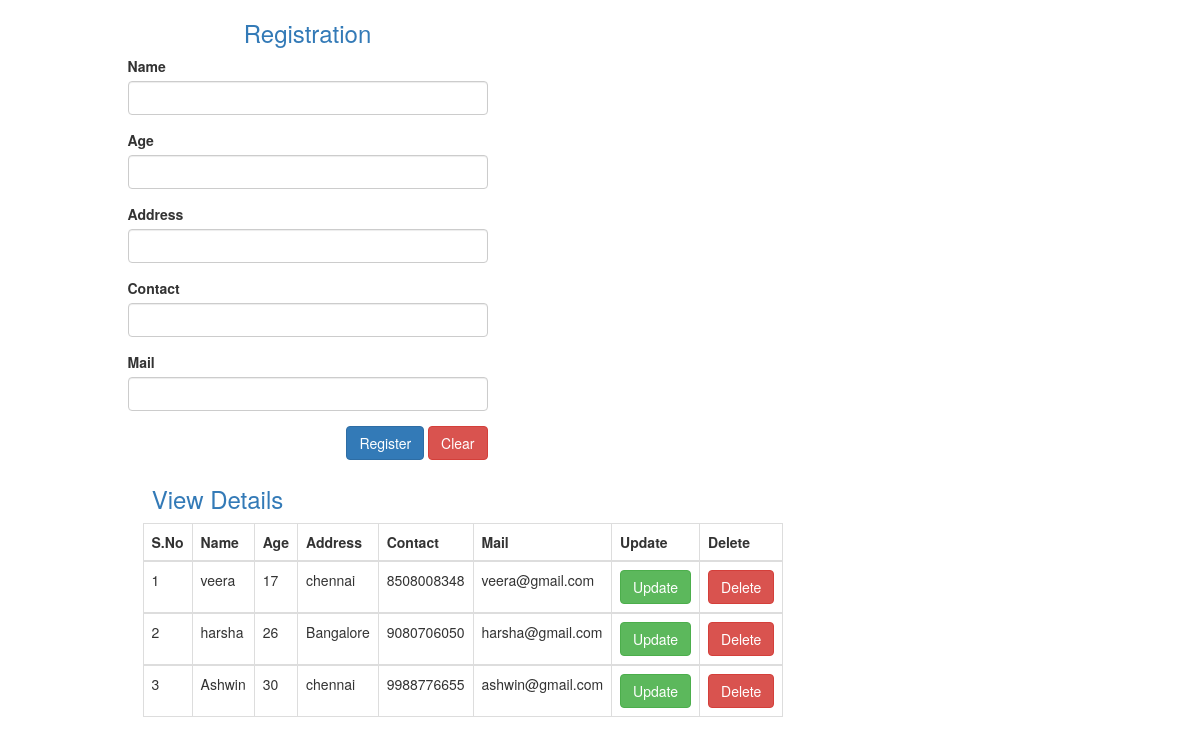
The page / on the database its author committed.
### kidszoo/models.py (models this page shows)
class StudentDatas(models.Model):
    Name = models.CharField(max_length=50,default="")
    Age = models.IntegerField(default="")
    Address = models.CharField(max_length=50,default="")
    Contact = models.IntegerField(default="")
    Mail = models.CharField(max_length=50,default="")

### kidszoo/views.py (the view)
# urls.py: 2. Add a URL to urlpatterns:  path('', views.home, name='home')
def home(request):
    mydata=StudentDatas.objects.all()  # inline comment
    if(mydata!=''):
        return render(request,'home.html',{'StudentDatas':mydata})
    else:
        return render(request,'home.html')

### templates/home.html (shortened to what this page needs)
<!DOCTYPE html>
<html lang="en">
<head>
    {% load static %}
    <link rel="stylesheet" href="{% static 'bootstrap/css/bootstrap.min.css' %}">
</head>
<body>
    <div class="container-fluid">
        <div class="col-md-offset-1 col-md-4">
            <form action="AddData" method="POST" autocomplete="off">
            <h3 class="page-head text-primary text-center">Registration</h3>
            <div class="form-group">
                <label>Name</label>
                <input type="text" class="form-control" name="name">
            </div>
            <div class="form-group">
                <label>Age</label>
                <input type="text" class="form-control" name="age">
            </div>
            <div class="form-group">
                <label>Address</label>
                <input type="text" class="form-control" name="address">
            </div>
            <div class="form-group">
                <label>Contact</label>
                <input type="text" class="form-control" name="contact">
            </div>
            <div class="form-group">
                <label>Mail</label>
                <input type="text" class="form-control" name="mail">
            </div>
            <div class="form-group pull-right">
                <input type="submit" value="Register" class="btn btn-primary">
                <input type="reset" value="Clear" class="btn btn-danger">
            </div>
        </form><br> <br>
        <div>
            <div class="col-md-6 ">
                {% if StudentDatas %}
                <h3 class="page header text-primary text-center">View Details</h3>
                <table class="table table-bordered">
                    <thead>
                        <tr>
                            <th>S.No</th>
                            <th>Name</th>
                            <th>Age</th>
                            <th>Address</th>
                            <th>Contact</th>
                            <th>Mail</th>
                            <th>Update</th>
                            <th>Delete</th>
                        </tr>
                    </thead>
                    {% for data in StudentDatas %}
                    <tbody>
                        <tr>
                            <td>{{forloop.counter}}</td>
                            <td>{{data.Name}}</td>
                            <td>{{data.Age}}</td>
                            <td>{{data.Address}}</td>
                            <td>{{data.Contact}}</td>
                            <td>{{data.Mail}}</td>
                            <td><a class="btn btn-success" href="UpdateData/{{data.id}}">Update</a></td>
                            <td><a class="btn btn-danger" href="DeleteData/{{data.id}}">Delete</a></td>
                        </tr>
                    </tbody>
                    {% endfor %}
                </table>
                {% endif %}
            </div>
        </div>
        </div>
    </div>
</body>
</html>

### rows shown on the page
StudentDatas: Name "veera", Age "17", Address "chennai", Contact "8508008348", Mail "veera@gmail.com"
StudentDatas: Name "harsha", Age "26", Address "Bangalore", Contact "9080706050", Mail "harsha@gmail.com"
StudentDatas: Name "Ashwin", Age "30", Address "chennai", Contact "9988776655", Mail "ashwin@gmail.com"
